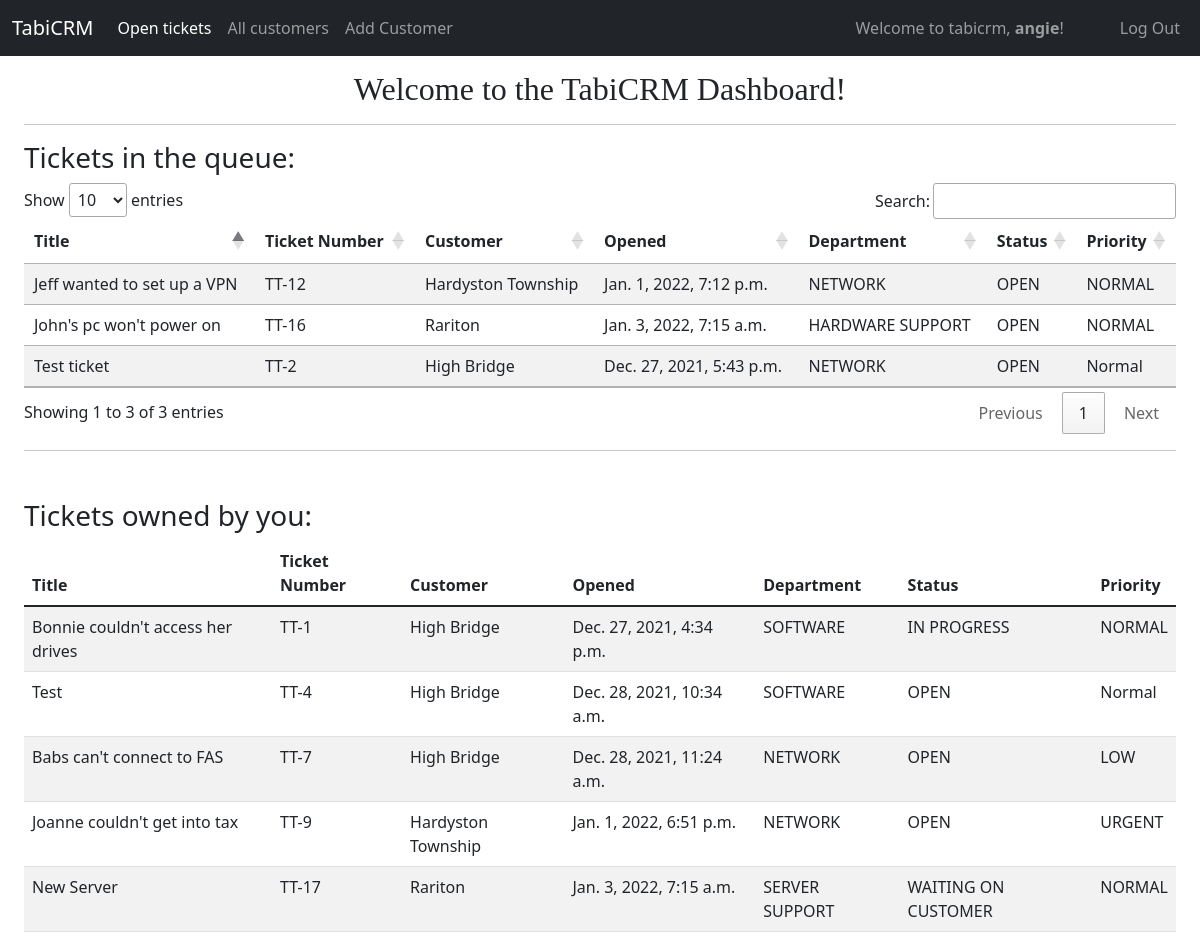
Before: / (signed in) with the older database file.
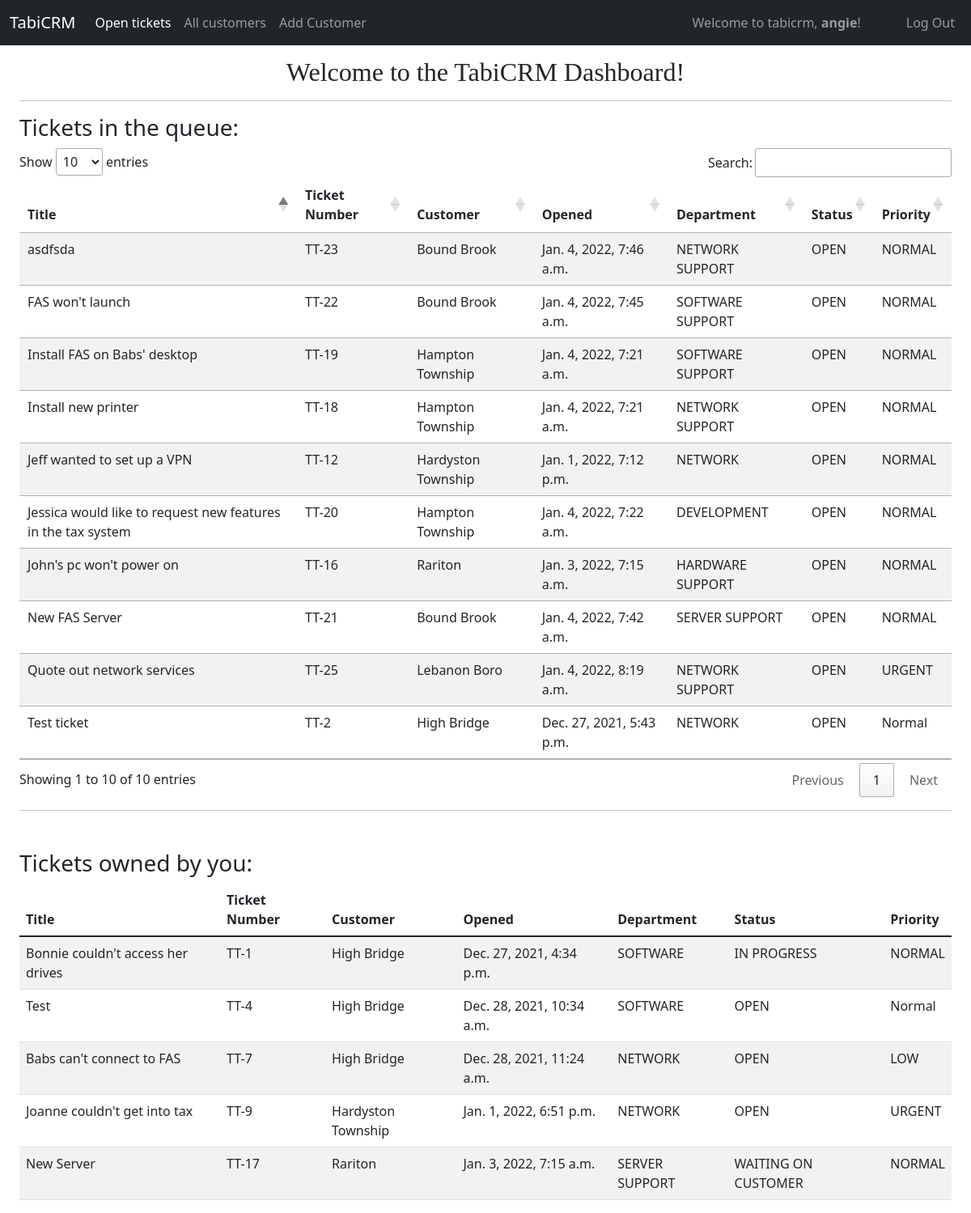
After: the same page with the newer database file.
### tabicrm/models.py (models this page shows, shortened)
class User(AbstractUser):
    id = models.AutoField(primary_key=True)
    role = models.CharField(max_length=64)
    title = models.CharField(max_length=64, null=True, blank=True)
    department = models.CharField(max_length=64, null=True, blank=True)
    extension = models.CharField(max_length=64, null=True, blank=True)
    cellphone = models.CharField(max_length=64, null=True, blank=True)
    street = models.CharField(max_length=64, null=True, blank=True)
    city = models.CharField(max_length=64, null=True, blank=True)
    state = models.CharField(max_length=64, null=True, blank=True)
    zip = models.CharField(max_length=64, null=True, blank=True)
    country = models.CharField(max_length=64, null=True, blank=True)

class Ticket(models.Model):
    OPEN='OPEN'
    IN_PROGRESS='IN PROGRESS'
    WAITING_ON_CUSTOMER = 'WAITING ON CUSTOMER'
    CLOSED = 'CLOSED'
    LOW = 'LOW'
    NORMAL = 'NORMAL'
    HIGH = 'HIGH'
    URGENT = 'URGENT'
    SOLVED_ON_PHONE = 'SOLVED ON PHONE'
    SERVER_SERVICE = 'SERVER SERVICE'
    ROUTER_SERVICE = 'ROUTER SERVICE'
    CONTRACT_SERVICE = 'CONTRACT SERVICE'
    NON_CONTRACT_SERVICE = 'NON-CONTRACT SERVICE'
    NETWORK_SUPPORT_TEAM = "NETWORK SUPPORT"
    SOFTWARE_SUPPORT_TEAM = "SOFTWARE SUPPORT"
    SERVER_SUPPORT_TEAM = "SERVER SUPPORT"
    HARDWARE_SUPPORT_TEAM = "HARDWARE SUPPORT"
    SALES_TEAM = "SALES"
    DEVELOPMENT_TEAM = "DEVELOPMENT"
    STATUS_CHOICES = [
        (OPEN, 'OPEN'),
        (IN_PROGRESS, 'IN PROGRESS'),
        (WAITING_ON_CUSTOMER, 'WAITING ON CUSTOMER'),
        (CLOSED, 'CLOSED')
    ]
    PRIORITY_CHOICES = [
        (LOW, 'LOW'),
        (NORMAL, 'NORMAL'),
        (HIGH, 'HIGH'),
        (URGENT, 'URGENT')
    ]
    RESULTS_CHOICES = [
        (SOLVED_ON_PHONE, 'SOLVED ON PHONE'),
        (SERVER_SERVICE, 'SERVER SERVICE'),
        (ROUTER_SERVICE, 'ROUTER SERVICE'),
        (CONTRACT_SERVICE, 'CONTRACT SERVICE'),
        (NON_CONTRACT_SERVICE, 'NON-CONTRACT SERVICE')
    ]
    TEAM_CHOICES = [
        (NETWORK_SUPPORT_TEAM, "NETWORK SUPPORT"),
        (SOFTWARE_SUPPORT_TEAM, "SOFTWARE SUPPORT"),
        (SERVER_SUPPORT_TEAM, "SERVER SUPPORT"),
        (HARDWARE_SUPPORT_TEAM, "HARDWARE SUPPORT"),
        (SALES_TEAM, "SALES"),
        (DEVELOPMENT_TEAM, "DEVELOPMENT")
    ]
    id = models.AutoField(primary_key=True)
    customer = models.ForeignKey(Customer, on_delete=CASCADE, related_name="customer_ticket")
    assigned_to = models.CharField(max_length=255, choices=TEAM_CHOICES, default=SOFTWARE_SUPPORT_TEAM)
    owned_by = models.ForeignKey(User, on_delete=SET_NULL, related_name="ticket_ownedby", blank=True, null=True)
    title = models.CharField(max_length=255)
    status =  models.CharField(max_length=255, choices=STATUS_CHOICES, default=OPEN)
    priority = models.CharField(max_length=255, choices=PRIORITY_CHOICES, default=NORMAL)
    results = models.CharField(max_length=255, choices=RESULTS_CHOICES, default=SOLVED_ON_PHONE)
    description = models.TextField(blank=True, null=True)
    solution = models.TextField(blank=True, null=True)
    added_by = models.ForeignKey(User, on_delete=SET_NULL, related_name="ticket_addedby", blank=True, null=True)
    updated_by = models.ForeignKey(User, on_delete=SET_NULL, related_name="ticket_updatedon", blank=True, null=True)
    created_on = models.DateTimeField(auto_now_add=True)
    updated_on = models.DateTimeField(auto_now=True)

class Customer(models.Model):
    id = models.AutoField(primary_key=True)
    name = models.CharField(max_length=255)
    primary_phone = models.CharField(max_length=255)
    fax =  models.CharField(max_length=255, null=True, blank=True)
    secondary_phone =  models.CharField(max_length=64, null=True, blank=True)
    website = models.CharField(max_length=255, null=True, blank=True)
    notes = models.TextField(null=True, blank=True)
    billing_address_one = models.CharField(max_length=255, null=True, blank=True)
    billing_address_two = models.CharField(max_length=255, null=True, blank=True)
    billing_address_city = models.CharField(max_length=255, null=True, blank=True)
    billing_address_state = models.CharField(max_length=255, null=True, blank=True)
    billing_address_zip = models.CharField(max_length=255, null=True, blank=True)
    billing_address_country = models.CharField(max_length=255, null=True, blank=True)
    shipping_address_one = models.CharField(max_length=255, null=True, blank=True)
    shipping_address_two = models.CharField(max_length=255, null=True, blank=True)
    shipping_address_city = models.CharField(max_length=255, null=True, blank=True)
    shipping_address_state = models.CharField(max_length=255, null=True, blank=True)
    shipping_address_zip = models.CharField(max_length=255, null=True, blank=True)
    shipping_address_country = models.CharField(max_length=255, null=True, blank=True)
    added_by = models.ForeignKey(User, on_delete=SET_NULL, related_name="customer_addedby", blank=True, null=True)
    updated_by = models.ForeignKey(User, on_delete=SET_NULL, related_name="customer_updatedon", blank=True, null=True)
    created_on = models.DateTimeField(auto_now_add=True)
    updated_on = models.DateTimeField(auto_now=True)

### tabicrm/views/index.py (the view)
# urls.py: path("", views.index, name="index"),
@login_required  # Can't enter the system without being logged in
def index(request):
    openTickets = Ticket.objects.exclude(status = "CLOSED").filter(owned_by = None)
    ownedTickets = Ticket.objects.exclude(status = "CLOSED").filter(owned_by = request.user)
    return render(request, "tabicrm/index.html", {
        "openTickets": openTickets,
        "ownedTickets": ownedTickets,
        "navopen_tickets": True
    })

### tabicrm/templates/tabicrm/index.html
{% extends "tabicrm/layout.html" %}
{% load static %}
{% load humanize %}
{% block body %}
<div class="container-fluid">
    <h2 class="text-center baskerville-font">Welcome to the TabiCRM Dashboard!</h2>
    <hr>
    <h3>Tickets in the queue:</h3>
    <table class="table table-striped table-responsive" id="ticketsTable">
        <thead class="thead-dark">
            <tr>
                <th scope="col">Title</th>
                <th scope="col">Ticket Number</th>
                <th scope="col">Customer</th>
                <th scope="col">Opened</th>
                <th scope="col">Department</th>
                <th scope="col">Status</th>
                <th scope="col">Priority</th>
            </tr>
        </thead>
        <tbody>
            {% for openTicket in openTickets %}
            <tr class="select-customer" onclick="viewSingleTicketForm('{{openTicket.id}}')">
                <td>{{openTicket.title}}</td>
                <td>TT-{{openTicket.id}}</td>
                <td>{{openTicket.customer.name}}</td>
                <td>{{openTicket.created_on}}</td>
                <td>{{openTicket.assigned_to}}</td>
                <td>{{openTicket.status}}</td>
                <td>{{openTicket.priority}}</td>
            </tr>
            {% endfor%}
        </tbody>
    </table>
    <hr>
    <h3 class="mt-5">Tickets owned by you:</h3>
    <table class="table table-striped table-responsive" id="ticketsTable">
        <thead class="thead-dark">
            <tr>
                <th scope="col">Title</th>
                <th scope="col">Ticket Number</th>
                <th scope="col">Customer</th>
                <th scope="col">Opened</th>
                <th scope="col">Department</th>
                <th scope="col">Status</th>
                <th scope="col">Priority</th>
            </tr>
        </thead>
        <tbody>
            {% for ownedTicket in ownedTickets %}
            <tr class="select-customer" onclick="viewSingleTicketForm('{{ownedTicket.id}}')">
                <td>{{ownedTicket.title}}</td>
                <td>TT-{{ownedTicket.id}}</td>
                <td>{{ownedTicket.customer.name}}</td>
                <td>{{ownedTicket.created_on}}</td>
                <td>{{ownedTicket.assigned_to}}</td>
                <td>{{ownedTicket.status}}</td>
                <td>{{ownedTicket.priority}}</td>
            </tr>
            {% endfor%}
        </tbody>
    </table>
</div>
{% endblock %}

### tabicrm/templates/tabicrm/layout.html (shortened to what this page needs)
{% load static %}
<!DOCTYPE html>
<html lang="en">
<head>
    <link href="https://cdn.jsdelivr.net/npm/bootstrap@5.1.3/dist/css/bootstrap.min.css" rel="stylesheet"
>
    <link rel="stylesheet"
        href="https://maxst.icons8.com/vue-static/landings/line-awesome/line-awesome/1.3.0/css/line-awesome.min.css">
    <link href="{% static 'tabicrm/styles.css' %}" rel="stylesheet">
    <link rel="stylesheet" href="https://cdn.datatables.net/1.11.3/css/jquery.dataTables.min.css">
</head>
<body>
    <nav class="navbar navbar-expand-xl navbar-dark bg-dark mb-5 fixed-top">
        <div class="container-fluid">
            <a class="navbar-brand" href="{% url 'index' %}">TabiCRM</a>
            <div class="collapse navbar-collapse" id="navbarText">
                <ul class="navbar-nav me-auto mb-2 mb-lg-0">
                    {% if user.is_authenticated %}
                    <li class="nav-item">
                        <a class="nav-link {% if navopen_tickets %}active{% endif %}" href="{% url 'index' %}">Open
                            tickets</a>
                    </li>
                    <li class="nav-item">
                        <a class="nav-link {% if navall_customers %}active{% endif %}"
                            href="{% url 'all_customers' %}">All customers</a>
                    </li>
                    <li class="nav-item">
                        <a class="nav-link {% if navadd_customer %}active{% endif %}"
                            href="{% url 'add_customer' %}">Add Customer</a>
                    </li>
                    {% endif %}
                </ul>
                <span class="navbar-text me-5">
                    {% if user.is_authenticated %}
                    Welcome to tabicrm, <strong>{{ user.username }}</strong>!
                    {% endif %}
                </span>
                <ul class="navbar-nav  mb-2 mb-lg-0">
                    {% if user.is_authenticated %}
                    <li class="nav-item">
                        <a class="nav-link" href="{% url 'logout' %}">Log Out</a>
                    </li>
                    {% else %}
                    <li class="nav-item">
                        <a class="nav-link {% if navlogin %}active{% endif %}" href="{% url 'login' %}">Log In</a>
                    </li>
                    {% endif %}
                </ul>
            </div>
        </div>
    </nav>
    <div class="container-fluid">
        {% block body %}
        {% endblock %}
    </div>
</body>
</html>

### tabicrm/static/tabicrm/styles.css (style rules this page uses)
a { text-decoration: none; }
.baskerville-font { font-family: 'Libre Baskerville', serif; }
body { margin-top: 70px; }

Changed rows visible on the page:
added Ticket: title "Install new printer", id "18", customer.name "Hampton Township", created_on "Jan. 4, 2022, 7:21 a.m.", assigned_to "NETWORK SUPPORT", status "OPEN", priority "NORMAL", shown under "Tickets in the queue:"
added Ticket: title "Install FAS on Babs' desktop", id "19", customer.name "Hampton Township", created_on "Jan. 4, 2022, 7:21 a.m.", assigned_to "SOFTWARE SUPPORT", status "OPEN", priority "NORMAL", shown under "Tickets in the queue:"
added Ticket: title "Jessica would like to request new features in the tax system", id "20", customer.name "Hampton Township", created_on "Jan. 4, 2022, 7:22 a.m.", assigned_to "DEVELOPMENT", status "OPEN", priority "NORMAL", shown under "Tickets in the queue:"
added Ticket: title "New FAS Server", id "21", customer.name "Bound Brook", created_on "Jan. 4, 2022, 7:42 a.m.", assigned_to "SERVER SUPPORT", status "OPEN", priority "NORMAL", shown under "Tickets in the queue:"
added Ticket: title "FAS won't launch", id "22", customer.name "Bound Brook", created_on "Jan. 4, 2022, 7:45 a.m.", assigned_to "SOFTWARE SUPPORT", status "OPEN", priority "NORMAL", shown under "Tickets in the queue:"
added Ticket: title "asdfsda", id "23", customer.name "Bound Brook", created_on "Jan. 4, 2022, 7:46 a.m.", assigned_to "NETWORK SUPPORT", status "OPEN", priority "NORMAL", shown under "Tickets in the queue:"
added Ticket: title "Quote out network services", id "25", customer.name "Lebanon Boro", created_on "Jan. 4, 2022, 8:19 a.m.", assigned_to "NETWORK SUPPORT", status "OPEN", priority "URGENT", shown under "Tickets in the queue:"
Other visible differences:
text written by a page script: "Show entries Search: Showing 1 to 3 of 3 entries Previous 1 Next" → "Show entries Search: Showing 1 to 10 of 10 entries Previous 1 Next"
